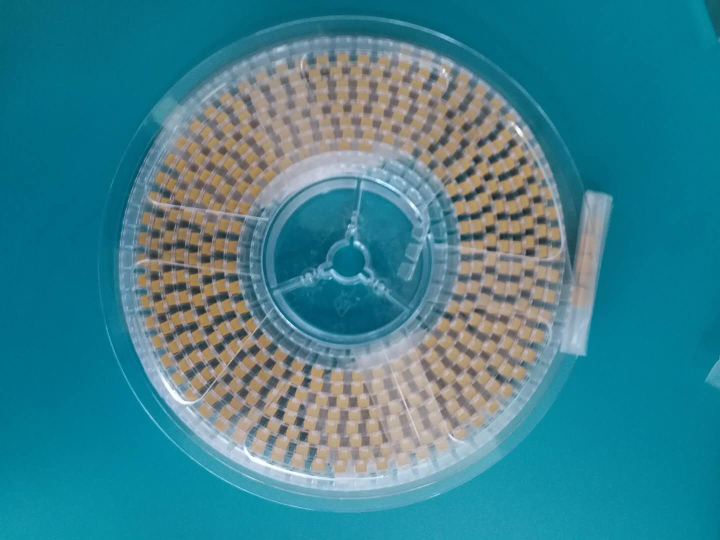
#> input picture img/src/src_1.jpg, 1440 x 1080 px, found by its file name (shown at 1/2 size); its folder holds only this picture in this run
$ python recog_util.py
#> lines starting #> are read from the running program, lines starting #| are printed output that depends on the picture
# -*- coding: utf-8 -*-
# Created on 2018/8/24
__author__ = 'panyx'

import cv2
import numpy as np
import os
import re
from xml.dom.minidom import Document
#return: img_src 图片数组数据，字典格式
#        img_src.keys 图片名字，数组格式
def read_imgsrc(rootdir):
#> called with rootdir = 'E:\\document\\kingpoint\\41\\src'
    img_src = {}
    try:
        for parent,dirnames,filenames in os.walk(rootdir):
            for filename in filenames:
                img_src[filename] = cv2.imread(rootdir + "//" + filename)
        return img_src,img_src.keys()
    except Exception as e:
        print(e)


#给原图标记label（加边框）
#return: img_labeled:标记后的图片（原图上），图片数组数据
#        boxes:边框数组数据(x,y,w,h)
def draw_label(img_rgb):
    lower_yellow = np.array([11, 55, 111])
    upper_yellow = np.array([33, 255, 255])

    hsv = cv2.cvtColor(img_rgb, cv2.COLOR_BGR2HSV)
    mask = cv2.inRange(hsv, lower_yellow, upper_yellow)

    # mask = cv2.GaussianBlur(mask, (3, 3), 0)
    # mask = cv2.medianBlur(mask, 3)

    kernel = cv2.getStructuringElement(cv2.MORPH_RECT, (2, 2))
    mask = cv2.erode(mask, kernel, iterations=1)

    kernel2 = cv2.getStructuringElement(cv2.MORPH_RECT, (1, 4))
    mask = cv2.erode(mask, kernel2, iterations=1)

    kernel3=  cv2.getStructuringElement(cv2.MORPH_RECT, (2, 1))
    mask = cv2.dilate(mask, kernel3, iterations=1)

    #mask在用于原图提取
    masked = cv2.bitwise_and(img_rgb,img_rgb,mask=mask)
    cv2.imshow("masked", masked)
    cv2.waitKey(0)

    #创建边框
    mser = cv2.MSER_create(_delta=10, _min_area=50, _max_area=600)

    #提取mask的边框
    # th = cv2.adaptiveThreshold(mask, 255, cv2.ADAPTIVE_THRESH_GAUSSIAN_C,cv2.THRESH_BINARY, 5, 3)
    regions, boxes = mser.detectRegions(mask)

    #原图标记label
    for box in boxes:
        x, y, w, h = box
        cv2.rectangle(img_rgb, (x, y), (x + w, y + h), (255, 0, 0), 1)
    img_labeled = img_rgb
    return img_labeled,boxes

    #二值化
    #ret,mask_binary=cv2.threshold(mask,10,255,cv2.THRESH_BINARY)
    #image=cv2.add(img_rgb, np.zeros(np.shape(img_rgb), dtype=np.uint8), mask=mask_for_show)


#将mask中的边框数据转换成labelImg指定的格式存储到xml文件
#parame: boxes:mask的边框数据，数组(x,y,w,h)
#        img_name:图片名字
#        img_dir:图片保存路径
#        img_size:图片大下(height,width,depth)
# [92 lines left out: function mask2xml, not called in this run]

rootdir = r"E:\document\kingpoint\41\src"
labeldir = r"C:\Users\JockJo\Desktop\labelTool\labelTool\imgs"

img_datas, img_names= read_imgsrc(rootdir)
#> img_datas = 1 item
for img_name in img_names:
    img_rgb = img_datas[img_name]
#> (the run stopped early here; a loop or call above may not have finished)

$ run again, on img/src/src_5.jpg
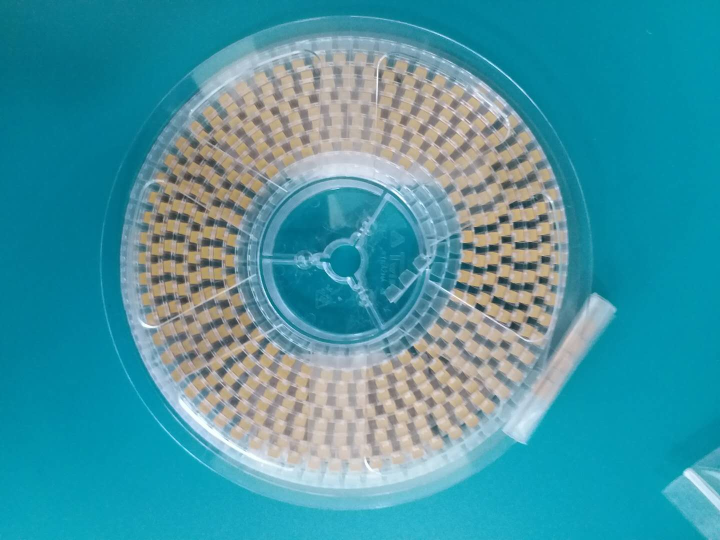
#> input picture img/src/src_5.jpg, 1440 x 1080 px, found by its file name (shown at 1/2 size)
#> img_datas = 1 item

$ run again, on img/src/src_2.jpg
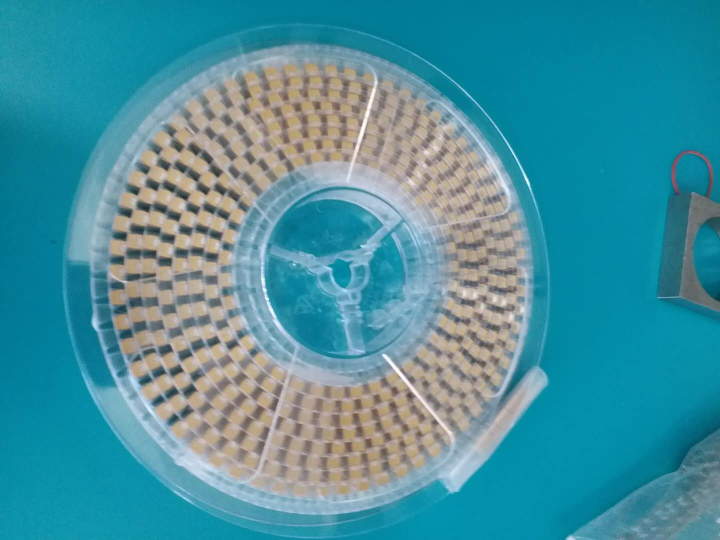
#> input picture img/src/src_2.jpg, 1440 x 1080 px, found by its file name (shown at 1/2 size)
#> img_datas = 1 item
